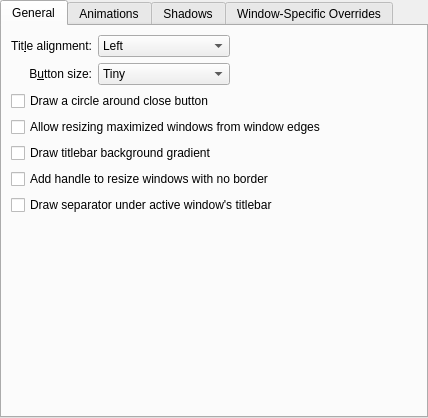
<?xml version="1.0" encoding="UTF-8"?>
<ui version="4.0">
 <class>BreezeConfigurationUI</class>
 <widget class="QWidget" name="BreezeConfigurationUI">
  <property name="geometry">
   <rect>
    <x>0</x>
    <y>0</y>
    <width>428</width>
    <height>418</height>
   </rect>
  </property>
  <layout class="QVBoxLayout" name="verticalLayout">
   <property name="margin">
    <number>0</number>
   </property>
   <item>
    <widget class="QTabWidget" name="tabWidget">
     <property name="currentIndex">
      <number>0</number>
     </property>
     <widget class="QWidget" name="tab">
      <attribute name="title">
       <string>General</string>
      </attribute>
      <layout class="QGridLayout" name="gridLayout_4">
       <item row="0" column="0">
        <widget class="QLabel" name="label_3">
         <property name="text">
          <string>Tit&amp;le alignment:</string>
         </property>
         <property name="alignment">
          <set>Qt::AlignRight|Qt::AlignTrailing|Qt::AlignVCenter</set>
         </property>
         <property name="buddy">
          <cstring>titleAlignment</cstring>
         </property>
        </widget>
       </item>
       <item row="1" column="0">
        <widget class="QLabel" name="label_4">
         <property name="text">
          <string>B&amp;utton size:</string>
         </property>
         <property name="alignment">
          <set>Qt::AlignRight|Qt::AlignTrailing|Qt::AlignVCenter</set>
         </property>
         <property name="buddy">
          <cstring>buttonSize</cstring>
         </property>
        </widget>
       </item>
       <item row="1" column="1">
        <widget class="QComboBox" name="buttonSize">
         <item>
          <property name="text">
           <string>Tiny</string>
          </property>
         </item>
         <item>
          <property name="text">
           <string comment="@item:inlistbox Button size:">Small</string>
          </property>
         </item>
         <item>
          <property name="text">
           <string comment="@item:inlistbox Button size:">Medium</string>
          </property>
         </item>
         <item>
          <property name="text">
           <string comment="@item:inlistbox Button size:">Large</string>
          </property>
         </item>
         <item>
          <property name="text">
           <string comment="@item:inlistbox Button size:">Very Large</string>
          </property>
         </item>
        </widget>
       </item>
       <item row="0" column="1">
        <widget class="QComboBox" name="titleAlignment">
         <item>
          <property name="text">
           <string>Left</string>
          </property>
         </item>
         <item>
          <property name="text">
           <string>Center</string>
          </property>
         </item>
         <item>
          <property name="text">
           <string>Center (Full Width)</string>
          </property>
         </item>
         <item>
          <property name="text">
           <string>Right</string>
          </property>
         </item>
        </widget>
       </item>
       <item row="0" column="2">
        <spacer name="horizontalSpacer">
         <property name="orientation">
          <enum>Qt::Horizontal</enum>
         </property>
         <property name="sizeHint" stdset="0">
          <size>
           <width>40</width>
           <height>20</height>
          </size>
         </property>
        </spacer>
       </item>
       <item row="7" column="0" colspan="3">
        <spacer name="verticalSpacer">
         <property name="orientation">
          <enum>Qt::Vertical</enum>
         </property>
         <property name="sizeHint" stdset="0">
          <size>
           <width>20</width>
           <height>40</height>
          </size>
         </property>
        </spacer>
       </item>
       <item row="5" column="0" colspan="3">
        <widget class="QCheckBox" name="drawSizeGrip">
         <property name="text">
          <string>Add handle to resize windows with no border</string>
         </property>
        </widget>
       </item>
       <item row="6" column="0" colspan="3">
        <widget class="QCheckBox" name="drawTitleBarSeparator">
         <property name="text">
          <string>Draw separator under active window's titlebar</string>
         </property>
        </widget>
       </item>
       <item row="3" column="0" colspan="3">
        <widget class="QCheckBox" name="drawBorderOnMaximizedWindows">
         <property name="text">
          <string>Allow resizing maximized windows from window edges</string>
         </property>
        </widget>
       </item>
       <item row="2" column="0" colspan="3">
        <widget class="QCheckBox" name="outlineCloseButton">
         <property name="text">
          <string>Draw a circle around close button</string>
         </property>
        </widget>
       </item>
       <item row="4" column="0" colspan="3">
        <widget class="QCheckBox" name="drawBackgroundGradient">
         <property name="text">
          <string>Draw titlebar background gradient</string>
         </property>
        </widget>
       </item>
      </layout>
     </widget>
     <widget class="QWidget" name="tab_2">
      <attribute name="title">
       <string>Animations</string>
      </attribute>
      <layout class="QGridLayout" name="gridLayout_5">
       <item row="1" column="0">
        <widget class="QLabel" name="animationsDurationLabel">
         <property name="enabled">
          <bool>false</bool>
         </property>
         <property name="text">
          <string>Anima&amp;tions duration:</string>
         </property>
         <property name="alignment">
          <set>Qt::AlignRight|Qt::AlignTrailing|Qt::AlignVCenter</set>
         </property>
         <property name="buddy">
          <cstring>animationsDuration</cstring>
         </property>
        </widget>
       </item>
       <item row="1" column="1">
        <widget class="QSpinBox" name="animationsDuration">
         <property name="enabled">
          <bool>false</bool>
         </property>
         <property name="suffix">
          <string> ms</string>
         </property>
         <property name="maximum">
          <number>500</number>
         </property>
        </widget>
       </item>
       <item row="1" column="2">
        <spacer name="horizontalSpacer_4">
         <property name="orientation">
          <enum>Qt::Horizontal</enum>
         </property>
         <property name="sizeHint" stdset="0">
          <size>
           <width>40</width>
           <height>20</height>
          </size>
         </property>
        </spacer>
       </item>
       <item row="0" column="0" colspan="3">
        <widget class="QCheckBox" name="animationsEnabled">
         <property name="text">
          <string>Enable animations</string>
         </property>
        </widget>
       </item>
       <item row="2" column="0" colspan="3">
        <spacer name="verticalSpacer_2">
         <property name="orientation">
          <enum>Qt::Vertical</enum>
         </property>
         <property name="sizeHint" stdset="0">
          <size>
           <width>20</width>
           <height>40</height>
          </size>
         </property>
        </spacer>
       </item>
      </layout>
     </widget>
     <widget class="QWidget" name="tab_4">
      <attribute name="title">
       <string>Shadows</string>
      </attribute>
      <layout class="QGridLayout" name="gridLayout">
       <item row="0" column="0">
        <widget class="QLabel" name="label">
         <property name="text">
          <string>Si&amp;ze:</string>
         </property>
         <property name="alignment">
          <set>Qt::AlignRight|Qt::AlignTrailing|Qt::AlignVCenter</set>
         </property>
         <property name="buddy">
          <cstring>shadowSize</cstring>
         </property>
        </widget>
       </item>
       <item row="0" column="1">
        <widget class="QComboBox" name="shadowSize">
         <item>
          <property name="text">
           <string comment="@item:inlistbox Button size:">None</string>
          </property>
         </item>
         <item>
          <property name="text">
           <string comment="@item:inlistbox Button size:">Small</string>
          </property>
         </item>
         <item>
          <property name="text">
           <string comment="@item:inlistbox Button size:">Medium</string>
          </property>
         </item>
         <item>
          <property name="text">
           <string comment="@item:inlistbox Button size:">Large</string>
          </property>
         </item>
         <item>
          <property name="text">
           <string comment="@item:inlistbox Button size:">Very Large</string>
          </property>
         </item>
        </widget>
       </item>
       <item row="1" column="0">
        <widget class="QLabel" name="label_2">
         <property name="text">
          <string comment="strength of the shadow (from transparent to opaque)">S&amp;trength:</string>
         </property>
         <property name="alignment">
          <set>Qt::AlignRight|Qt::AlignTrailing|Qt::AlignVCenter</set>
         </property>
         <property name="buddy">
          <cstring>shadowStrength</cstring>
         </property>
        </widget>
       </item>
       <item row="1" column="1">
        <widget class="QSpinBox" name="shadowStrength">
         <property name="suffix">
          <string>%</string>
         </property>
         <property name="minimum">
          <number>10</number>
         </property>
         <property name="maximum">
          <number>100</number>
         </property>
        </widget>
       </item>
       <item row="1" column="2">
        <spacer name="horizontalSpacer_5">
         <property name="orientation">
          <enum>Qt::Horizontal</enum>
         </property>
         <property name="sizeHint" stdset="0">
          <size>
           <width>40</width>
           <height>20</height>
          </size>
         </property>
        </spacer>
       </item>
       <item row="2" column="0">
        <widget class="QLabel" name="label_5">
         <property name="text">
          <string>Color:</string>
         </property>
         <property name="alignment">
          <set>Qt::AlignRight|Qt::AlignTrailing|Qt::AlignVCenter</set>
         </property>
        </widget>
       </item>
       <item row="2" column="1">
        <widget class="KColorButton" name="shadowColor"/>
       </item>
       <item row="3" column="0" colspan="3">
        <spacer name="verticalSpacer_3">
         <property name="orientation">
          <enum>Qt::Vertical</enum>
         </property>
         <property name="sizeHint" stdset="0">
          <size>
           <width>20</width>
           <height>40</height>
          </size>
         </property>
        </spacer>
       </item>
      </layout>
     </widget>
     <widget class="QWidget" name="tab_3">
      <attribute name="title">
       <string>Window-Specific Overrides</string>
      </attribute>
      <layout class="QVBoxLayout" name="verticalLayout_3">
       <item>
        <widget class="Breeze::ExceptionListWidget" name="exceptions" native="true">
         <property name="sizePolicy">
          <sizepolicy hsizetype="Preferred" vsizetype="Expanding">
           <horstretch>0</horstretch>
           <verstretch>0</verstretch>
          </sizepolicy>
         </property>
        </widget>
       </item>
      </layout>
     </widget>
    </widget>
   </item>
  </layout>
 </widget>
 <customwidgets>
  <customwidget>
   <class>KColorButton</class>
   <extends>QPushButton</extends>
   <header>kcolorbutton.h</header>
  </customwidget>
  <customwidget>
   <class>Breeze::ExceptionListWidget</class>
   <extends>QWidget</extends>
   <header>config/breezeexceptionlistwidget.h</header>
   <container>1</container>
  </customwidget>
 </customwidgets>
 <tabstops>
  <tabstop>tabWidget</tabstop>
  <tabstop>titleAlignment</tabstop>
  <tabstop>buttonSize</tabstop>
  <tabstop>outlineCloseButton</tabstop>
  <tabstop>drawBorderOnMaximizedWindows</tabstop>
  <tabstop>drawBackgroundGradient</tabstop>
  <tabstop>drawSizeGrip</tabstop>
  <tabstop>drawTitleBarSeparator</tabstop>
  <tabstop>animationsEnabled</tabstop>
  <tabstop>animationsDuration</tabstop>
  <tabstop>shadowSize</tabstop>
  <tabstop>shadowStrength</tabstop>
  <tabstop>shadowColor</tabstop>
 </tabstops>
 <resources/>
 <connections>
  <connection>
   <sender>animationsEnabled</sender>
   <signal>toggled(bool)</signal>
   <receiver>animationsDurationLabel</receiver>
   <slot>setEnabled(bool)</slot>
   <hints>
    <hint type="sourcelabel">
     <x>34</x>
     <y>194</y>
    </hint>
    <hint type="destinationlabel">
     <x>84</x>
     <y>221</y>
    </hint>
   </hints>
  </connection>
  <connection>
   <sender>animationsEnabled</sender>
   <signal>toggled(bool)</signal>
   <receiver>animationsDuration</receiver>
   <slot>setEnabled(bool)</slot>
   <hints>
    <hint type="sourcelabel">
     <x>108</x>
     <y>194</y>
    </hint>
    <hint type="destinationlabel">
     <x>141</x>
     <y>229</y>
    </hint>
   </hints>
  </connection>
 </connections>
</ui>
